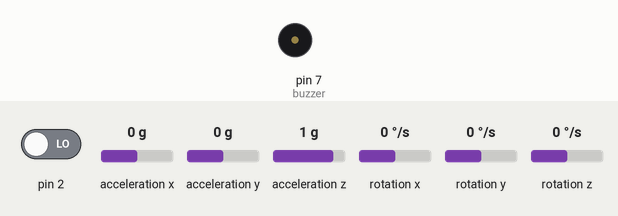
A sketch run on a simulated Arduino Uno, built with avr-gcc and run on an emulated ATmega328P. Parts: buzzer (waves = sounding). Inputs (shaded band) come from the test bench; at power-on: pin 2 LOW, acceleration x 0 g, acceleration y 0 g, acceleration z 1 g, rotation x 0 °/s, rotation y 0 °/s, rotation z 0 °/s. Storage starts empty; the sensor or clock chip raises its interrupt line as the real part does; what the sketch prints to the serial monitor is not drawn.

Above: at 5.3 s.
Timing chart, 0 to 7.7 s (numbered marks = the images above):
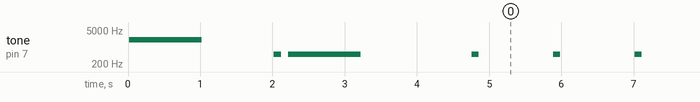

Measured:
- by itself, tone on pin 7 (buzzer): plays 2000 Hz for 1.0 s, 500 Hz for 0.10 s, 500 Hz for 1.0 s, 500 Hz for 0.10 s, 500 Hz for 0.10 s, 500 Hz for 0.10 s … (114 notes in this stretch)

The sketch:

telemetry-code-accel-only-not-raw.ino
```cpp
#include "I2Cdev.h"
#include <SPI.h>
#include <SD.h>
#include "MPU6050_6Axis_MotionApps20.h"
#include "Wire.h"


/*
  components:
  acceleromenter
  buzzerer
  sd
*/

#define BME_SCK 13
#define BME_MISO 12
#define BME_MOSI 11

bool dmpReady = false;  // set true if DMP init was successful
uint8_t mpuIntStatus;   // holds actual interrupt status byte from MPU
uint8_t devStatus;      // return status after each device operation (0 = success, !0 = error)
uint16_t packetSize;    // expected DMP packet size (default is 42 bytes)
uint16_t fifoCount;     // count of all bytes currently in FIFO
uint8_t fifoBuffer[64];

Quaternion q;
VectorInt16 aa;         // [x, y, z]            accel sensor measurements
VectorInt16 aaReal;     // [x, y, z]            gravity-free accel sensor measurements
VectorInt16 aaWorld;    // [x, y, z]            world-frame accel sensor measurements
VectorFloat gravity;    // [x, y, z]            gravity vector

String launchDataName;
bool isLaunching = false; // if false, standby
bool doneLaunching = false; // if false, launch hasn't happened yet

unsigned long timeStarted;
unsigned long currentTime;
double normacc;

MPU6050 mpu; // accelerometer
const int cs_sd = 4; // chip select SD
const int buzzer = 7; // buzzer pin

const double LAUNCH_THRESHOLD = 10000; // in ft/s^2
// g = 9.8 m/s^2 = 32 ft/s^2
const double TIME_LIMIT_SEC = 30;
File root;

// String dataName = "data_";

volatile bool mpuInterrupt = false;
void dmpDataReady() {
  mpuInterrupt = true;
}

double normalize(double x, double y, double z) {
  return sqrt(x * x + y * y + z * z);
}


String fileName(String dataName) {
  // check how many existing files there are
  // create a new file name
  unsigned int count = 0;
  File entry;
  root = SD.open("/");
  while (true) {
    entry = root.openNextFile();
    if (!entry) {
      entry.close();
      return dataName + count;
    }
    if (!entry.isDirectory()) count++;
    entry.close();
  }
  return;
}

void setup() {
  // begin buzzer
  pinMode(buzzer, OUTPUT);

  // begin sd
  pinMode(cs_sd, OUTPUT);
  if (!SD.begin(cs_sd)) {
    tone(buzzer, 1000);
    delay(1000);
    tone(buzzer, 800);
    delay(1000);
    noTone(buzzer);
  } else {
    tone(buzzer, 2000);
    delay(1000);
    noTone(buzzer);
  }

  Serial.begin(9600);
  // begin mpu6050
#if I2CDEV_IMPLEMENTATION == I2CDEV_ARDUINO_WIRE
  Wire.begin();
  Wire.setClock(400000); // 400kHz I2C clock. Comment this line if having compilation difficulties
#elif I2CDEV_IMPLEMENTATION == I2CDEV_BUILTIN_FASTWIRE
  Fastwire::setup(400, true);
#endif

  mpu.initialize();

  if (mpu.testConnection()) {
    delay(1000);
    tone(buzzer, 500);
    delay(100);
    noTone(buzzer);
    delay(100);
    tone(buzzer, 500);
    delay(1000);
    noTone(buzzer);
    delay(1000);
  }

  devStatus = mpu.dmpInitialize();

  mpu.setXGyroOffset(-53);
  mpu.setYGyroOffset(-23);
  mpu.setZGyroOffset(-6);
  mpu.setXAccelOffset(-983);
  mpu.setYAccelOffset(-3659);
  mpu.setZAccelOffset(1575);

  if (devStatus == 0) {
    mpu.setDMPEnabled(true);
    attachInterrupt(0, dmpDataReady, RISING);
    mpuIntStatus = mpu.getIntStatus();
    dmpReady = true;
    packetSize = mpu.dmpGetFIFOPacketSize();
  }

  launchDataName = fileName("launch_") + ".txt";
}

void loop() {
  if (doneLaunching && SD.begin(cs_sd)) {
    for (int i = 0; i < 10; i++) {
      tone(buzzer, 500 + 100 * i);
      delay(100);
      noTone(buzzer);
      delay(100);
    }
    for (int i = 9; i >= 0; i--) {
      tone(buzzer, 500 + 100 * i);
      delay(100);
      noTone(buzzer);
      delay(100);
    }
  }

  if (!SD.begin(cs_sd) || !mpu.testConnection()) {
    return;
  }


  if (!dmpReady) return;
  while (!mpuInterrupt && fifoCount < packetSize) {

  }

  mpuInterrupt = false;
  mpuIntStatus = mpu.getIntStatus();
  fifoCount = mpu.getFIFOCount();
  if ((mpuIntStatus & 0x10) || fifoCount == 1024) {
    mpu.resetFIFO();
  } else if (mpuIntStatus & 0x02) {
    while (fifoCount < packetSize) fifoCount = mpu.getFIFOCount();
    mpu.getFIFOBytes(fifoBuffer, packetSize);
    fifoCount -= packetSize;

    mpu.dmpGetQuaternion(&q, fifoBuffer);
    mpu.dmpGetAccel(&aa, fifoBuffer);
    mpu.dmpGetGravity(&gravity, &q);
    mpu.dmpGetLinearAccel(&aaReal, &aa, &gravity);

    // standby buzz
    if (!isLaunching) {

      normacc = normalize(aaReal.x, aaReal.y, aaReal.z);
      Serial.println((String(aaReal.x) + " " + String(aaReal.y) + " " + String(aaReal.z)));
      Serial.println(normacc);
      timeStarted = millis();
      Serial.println("time start: " + String(timeStarted));
      if (normacc > LAUNCH_THRESHOLD) {

        isLaunching = true;
        return;
      }

      tone(buzzer, 500);
      delay(100);
      noTone(buzzer);
      delay(1000);

      return;
    }
  }


  currentTime = millis();

  File dataFile = SD.open(launchDataName, FILE_WRITE);
  if (dataFile && isLaunching) {
    String dataString = "";


    dataString += String(q.w) + "\t" + String(q.x) + "\t" + String(q.y) + "\t" + String(q.z) + "\t";
    dataString += String(aaReal.x) + "\t" + String(aaReal.y) + "\t" + String(aaReal.z);
//  for (int count = 0; count < 64; count++) {
//    dataString += String(fifoBuffer[count]);
//  }

    dataString += "\t" + String(currentTime - timeStarted);
    dataFile.println(dataString);
//    Serial.println(dataString);
//    Serial.println(String(currentTime - timeStarted));
//    Serial.println(String(currentTime - timeStarted > TIME_LIMIT_SEC * 1000));
    dataFile.close();
  }


  if ((currentTime - timeStarted > TIME_LIMIT_SEC * 1000) && isLaunching) doneLaunching = true;
}


// for testing purposes
/*
  int fileName() {
  // check how many existing files there are
  // create a new file name
  unsigned int count = 0;
  File entry;
  root = SD.open("/");
  while (true) {
    entry = root.openNextFile();
    if (!entry) {
      entry.close();
      return count;
    }
    if (!entry.isDirectory()) count++;
    entry.close();
  }
  return;
  }
*/
```
